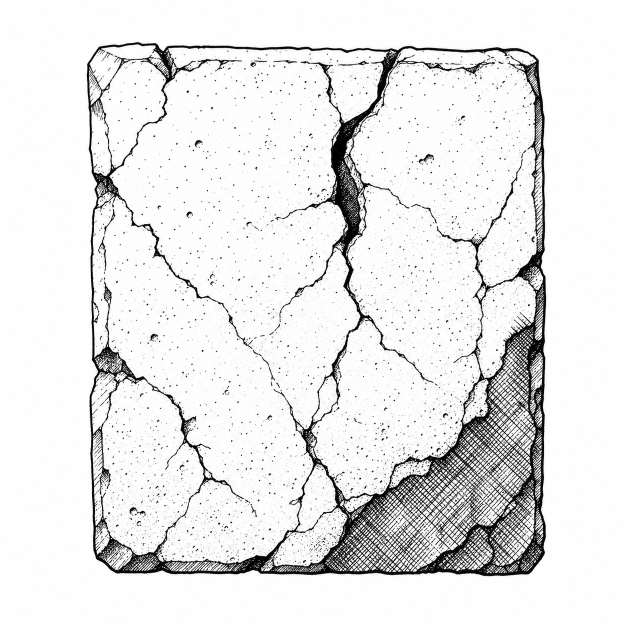
#> input picture examples/probe_cracked_stone_slab.png, 1254 x 1254 px (shown at 1/2 size)
$ python -i image_probe.py   (imports and definitions only)
#> lines starting #> are read from the running program, lines starting #| are printed output that depends on the picture
from __future__ import annotations

from pathlib import Path
from typing import Any

from PIL import Image


WHITE_BACKGROUND_THRESHOLD = 245


def load_luminance(path: str | Path) -> Image.Image:
    return Image.open(path).convert("L")


def auto_crop_non_background(
    image: Image.Image,
    threshold: int = WHITE_BACKGROUND_THRESHOLD,
) -> tuple[int, int, int, int]:
    luminance = image.convert("L")
    pixels = luminance.load()
    xs: list[int] = []
    ys: list[int] = []
    for y in range(luminance.height):
        for x in range(luminance.width):
            if pixels[x, y] < threshold:
                xs.append(x)
                ys.append(y)
    if not xs:
        return (0, 0, luminance.width, luminance.height)
    return (min(xs), min(ys), max(xs) + 1, max(ys) + 1)


def sample_luminance_grid(
    image: Image.Image,
    crop_box: tuple[int, int, int, int],
    grid_width: int,
    grid_height: int,
    padding: int = 2,
) -> list[list[int]]:
    crop = _padded_crop(image.convert("L"), crop_box, padding)
    resized = crop.resize((grid_width, grid_height), Image.Resampling.BOX)
    pixels = resized.load()
    return [[int(pixels[x, y]) for x in range(grid_width)] for y in range(grid_height)]


def mass_mask(grid: list[list[int]], threshold: int = 235) -> list[list[bool]]:
    return [[value < threshold for value in row] for row in grid]


def value_band_map(grid: list[list[int]], mask: list[list[bool]]) -> list[list[str]]:
    bands: list[list[str]] = []
    for y, row in enumerate(grid):
        band_row = []
        for x, value in enumerate(row):
            if not mask[y][x]:
                band_row.append("background")
            elif value < 85:
                band_row.append("dark")
            elif value > 175:
                band_row.append("light")
            else:
                band_row.append("mid")
        bands.append(band_row)
    return bands


def edge_map(grid: list[list[int]], threshold: int = 45) -> list[list[dict[str, Any]]]:
    height = len(grid)
    width = len(grid[0]) if height else 0
    result: list[list[dict[str, Any]]] = []
    for y in range(height):
        row = []
        for x in range(width):
            left = grid[y][max(0, x - 1)]
            right = grid[y][min(width - 1, x + 1)]
            top = grid[max(0, y - 1)][x]
            bottom = grid[min(height - 1, y + 1)][x]
            gx = int(right) - int(left)
            gy = int(bottom) - int(top)
            magnitude = abs(gx) + abs(gy)
            row.append(
                {
                    "edge": magnitude >= threshold,
                    "magnitude": magnitude,
                    "direction": _direction(gx, gy),
                }
            )
        result.append(row)
    return result


def probe_image(
    image_path: str | Path,
    grid_width: int = 32,
    grid_height: int = 32,
) -> dict[str, Any]:
    luminance = load_luminance(image_path)
    crop_box = auto_crop_non_background(luminance)
#> crop_box = (173, 82, 1095, 1154)
    grid = sample_luminance_grid(luminance, crop_box, grid_width, grid_height)
#> in _padded_crop, `left, top, right, bottom = crop_box`: left = 173; top = 82; right = 1095; bottom = 1154
#> in _padded_crop, `box = ( max(0, left - padding), max(0, top - padding), min(image.width..`: box = (171, 80, 1097, 1156)
#> in _padded_crop, `return image.crop(box)`:
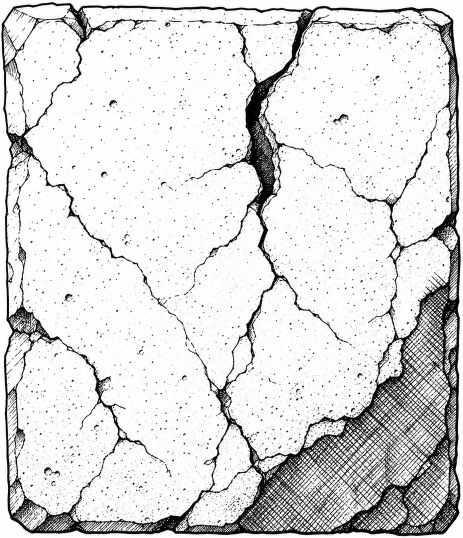
#> returned value: PIL image 926x1076 L (shown at 1/2 size); min 0, max 255, mean 218.7
#> in sample_luminance_grid, `resized = crop.resize((grid_width, grid_height), Image.Resampling.BOX)`:
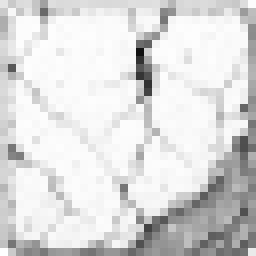
#> resized: PIL image 32x32 L (shown 8 times larger); min 18, max 254, mean 218.7
#> grid = 32 items
    mask = mass_mask(grid)
#> mask = 32 items
    bands = value_band_map(grid, mask)
#> the loop in value_band_map, `for y, row in enumerate(grid):` made 32 passes
#> bands = 32 items
    edges = edge_map(grid)
#> in edge_map, `height = len(grid)`: height = 32
    occupied = [(x, y) for y, row in enumerate(mask) for x, value in enumerate(row) if value]
    edge_count = sum(1 for row in edges for cell in row if cell["edge"])
    band_counts: dict[str, int] = {"background": 0, "dark": 0, "mid": 0, "light": 0}
    for row in bands:
        for band in row:
            band_counts[band] += 1
#> this loop made 32 passes
    return {
        "original_image_size": [luminance.width, luminance.height],
        "crop_box": list(crop_box),
        "grid_width": grid_width,
        "grid_height": grid_height,
        "luminance_grid": grid,
        "mass_mask": mask,
        "value_band_map": bands,
        "edge_map": edges,
        "occupied_cell_count": len(occupied),
        "occupied_bbox_cells": _bbox(occupied),
        "centerline_x_estimate": _centerline_x(occupied),
        "value_band_counts": band_counts,
        "edge_cell_count": edge_count,
    }


def measurement_summary(probe: dict[str, Any]) -> dict[str, Any]:
    return {
        "original_image_size": probe["original_image_size"],
        "crop_box": probe["crop_box"],
        "grid_width": probe["grid_width"],
        "grid_height": probe["grid_height"],
        "occupied_cell_count": probe["occupied_cell_count"],
        "occupied_bbox_cells": probe["occupied_bbox_cells"],
        "centerline_x_estimate": probe["centerline_x_estimate"],
        "value_band_counts": probe["value_band_counts"],
        "edge_cell_count": probe["edge_cell_count"],
    }


def _padded_crop(image: Image.Image, crop_box: tuple[int, int, int, int], padding: int) -> Image.Image:
    left, top, right, bottom = crop_box
    box = (
        max(0, left - padding),
        max(0, top - padding),
        min(image.width, right + padding),
        min(image.height, bottom + padding),
    )
    return image.crop(box)


def _direction(gx: int, gy: int) -> str:
    ax = abs(gx)
    ay = abs(gy)
    if ax > ay * 2:
        return "vertical"
    if ay > ax * 2:
        return "horizontal"
    if gx * gy >= 0:
        return "diagonal_fall"
    return "diagonal_rise"


def _bbox(points: list[tuple[int, int]]) -> list[int] | None:
    if not points:
        return None
    xs = [x for x, _ in points]
    ys = [y for _, y in points]
    return [min(xs), min(ys), max(xs), max(ys)]


def _centerline_x(points: list[tuple[int, int]]) -> float | None:
    if not points:
        return None
    xs = [x for x, _ in points]
    return (min(xs) + max(xs)) / 2

>>> result = probe_image('../examples/probe_cracked_stone_slab.png')
